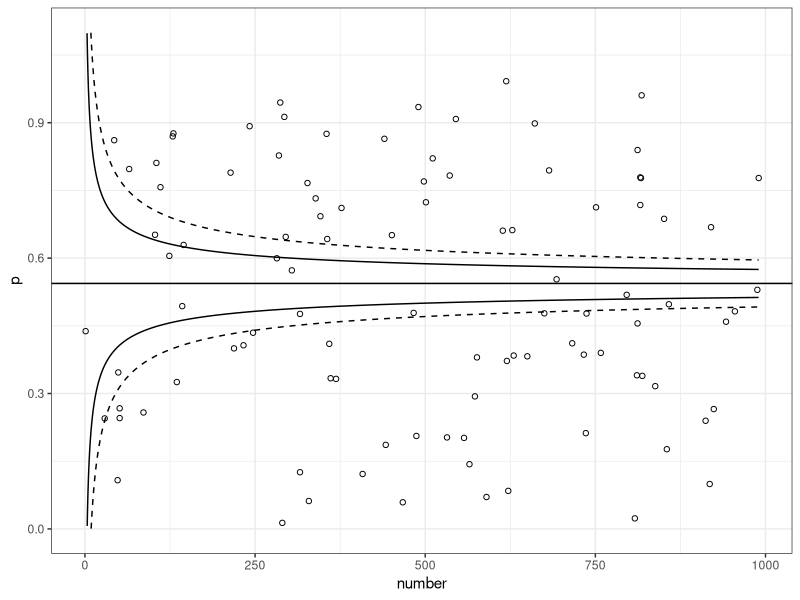

Write the R code that produced this figure.
## Code to draw funnel plot from:
## https://stats.stackexchange.com/questions/5195/how-to-draw-funnel-plot-using-ggplot2-in-r

library(ggplot2)

set.seed(1)
p <- runif(100)
number <- sample(1:1000, 100, replace = TRUE)
p.se <- sqrt((p*(1-p)) / (number))
df <- data.frame(p, number, p.se)

## common effect (fixed effect model)
p.fem <- weighted.mean(p, 1/p.se^2)

## lower and upper limits for 95% and 99.9% CI, based on FEM estimator
number.seq <- seq(0.001, max(number), 0.1)
number.ll95 <- p.fem - 1.96 * sqrt((p.fem*(1-p.fem)) / (number.seq)) 
number.ul95 <- p.fem + 1.96 * sqrt((p.fem*(1-p.fem)) / (number.seq)) 
number.ll999 <- p.fem - 3.29 * sqrt((p.fem*(1-p.fem)) / (number.seq)) 
number.ul999 <- p.fem + 3.29 * sqrt((p.fem*(1-p.fem)) / (number.seq)) 
dfCI <- data.frame(number.ll95, number.ul95, number.ll999, number.ul999, number.seq, p.fem)

## draw plot
fp <- ggplot(aes(x = number, y = p), data = df) +
  geom_point(shape = 1) +
  geom_line(aes(x = number.seq, y = number.ll95), data = dfCI) +
  geom_line(aes(x = number.seq, y = number.ul95), data = dfCI) +
  geom_line(aes(x = number.seq, y = number.ll999), linetype = "dashed", data = dfCI) +
  geom_line(aes(x = number.seq, y = number.ul999), linetype = "dashed", data = dfCI) +
  geom_hline(aes(yintercept = p.fem), data = dfCI) +
  scale_y_continuous(limits = c(0,1.1)) +
  xlab("number") + ylab("p") + theme_bw() 
fp
